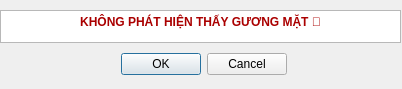
<?xml version="1.0" encoding="UTF-8"?>
<ui version="4.0">
 <class>Dialog</class>
 <widget class="QDialog" name="Dialog">
  <property name="geometry">
   <rect>
    <x>0</x>
    <y>0</y>
    <width>402</width>
    <height>89</height>
   </rect>
  </property>
  <property name="windowTitle">
   <string>Dialog</string>
  </property>
  <widget class="QDialogButtonBox" name="exit_button">
   <property name="geometry">
    <rect>
     <x>120</x>
     <y>50</y>
     <width>167</width>
     <height>29</height>
    </rect>
   </property>
   <property name="orientation">
    <enum>Qt::Horizontal</enum>
   </property>
   <property name="standardButtons">
    <set>QDialogButtonBox::Cancel|QDialogButtonBox::Ok</set>
   </property>
  </widget>
  <widget class="QTextBrowser" name="text_info">
   <property name="geometry">
    <rect>
     <x>0</x>
     <y>10</y>
     <width>401</width>
     <height>33</height>
    </rect>
   </property>
   <property name="styleSheet">
    <string notr="true">color: rgb(170, 0, 0);
font: 700 9pt &quot;Segoe UI&quot;;</string>
   </property>
   <property name="html">
    <string>&lt;!DOCTYPE HTML PUBLIC &quot;-//W3C//DTD HTML 4.0//EN&quot; &quot;http://www.w3.org/TR/REC-html40/strict.dtd&quot;&gt;
&lt;html&gt;&lt;head&gt;&lt;meta name=&quot;qrichtext&quot; content=&quot;1&quot; /&gt;&lt;meta charset=&quot;utf-8&quot; /&gt;&lt;style type=&quot;text/css&quot;&gt;
p, li { white-space: pre-wrap; }
hr { height: 1px; border-width: 0; }
li.unchecked::marker { content: &quot;\2610&quot;; }
li.checked::marker { content: &quot;\2612&quot;; }
&lt;/style&gt;&lt;/head&gt;&lt;body style=&quot; font-family:'Segoe UI'; font-size:9pt; font-weight:700; font-style:normal;&quot;&gt;
&lt;p align=&quot;center&quot; style=&quot; margin-top:0px; margin-bottom:0px; margin-left:0px; margin-right:0px; -qt-block-indent:0; text-indent:0px;&quot;&gt;KHÔNG PHÁT HIỆN THẤY GƯƠNG MẶT 👦&lt;/p&gt;&lt;/body&gt;&lt;/html&gt;</string>
   </property>
  </widget>
 </widget>
 <resources/>
 <connections>
  <connection>
   <sender>exit_button</sender>
   <signal>accepted()</signal>
   <receiver>Dialog</receiver>
   <slot>accept()</slot>
   <hints>
    <hint type="sourcelabel">
     <x>248</x>
     <y>254</y>
    </hint>
    <hint type="destinationlabel">
     <x>157</x>
     <y>274</y>
    </hint>
   </hints>
  </connection>
  <connection>
   <sender>exit_button</sender>
   <signal>rejected()</signal>
   <receiver>Dialog</receiver>
   <slot>reject()</slot>
   <hints>
    <hint type="sourcelabel">
     <x>316</x>
     <y>260</y>
    </hint>
    <hint type="destinationlabel">
     <x>286</x>
     <y>274</y>
    </hint>
   </hints>
  </connection>
 </connections>
</ui>
